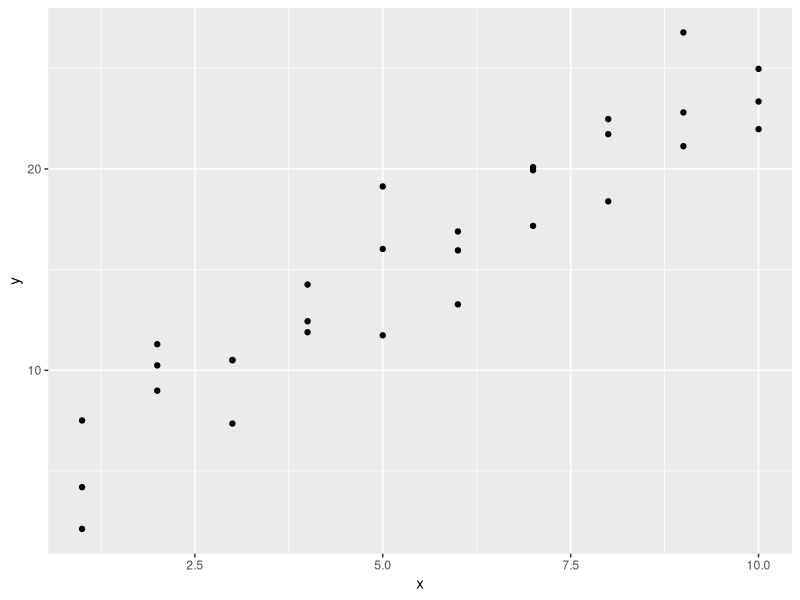
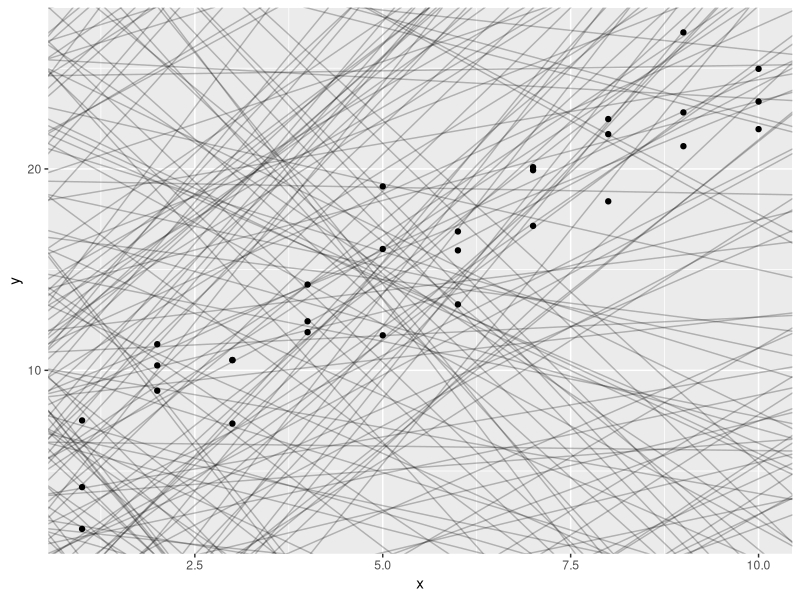
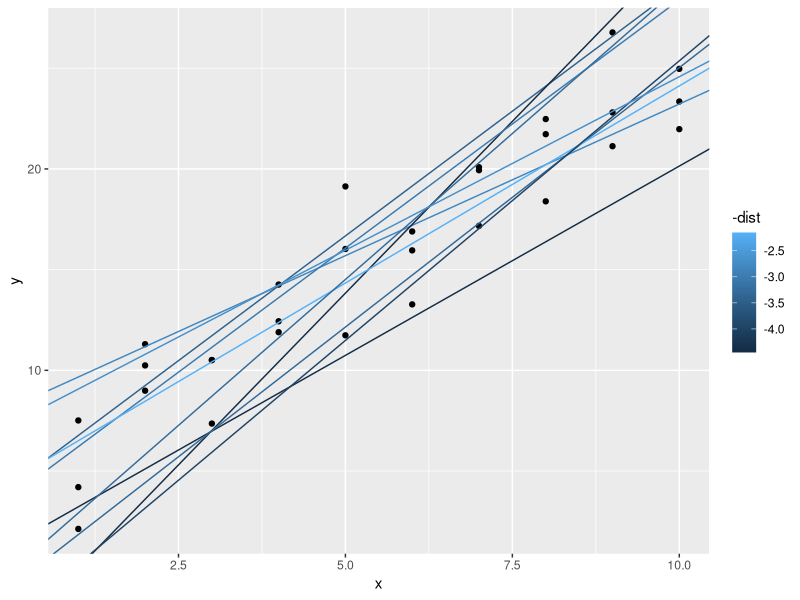
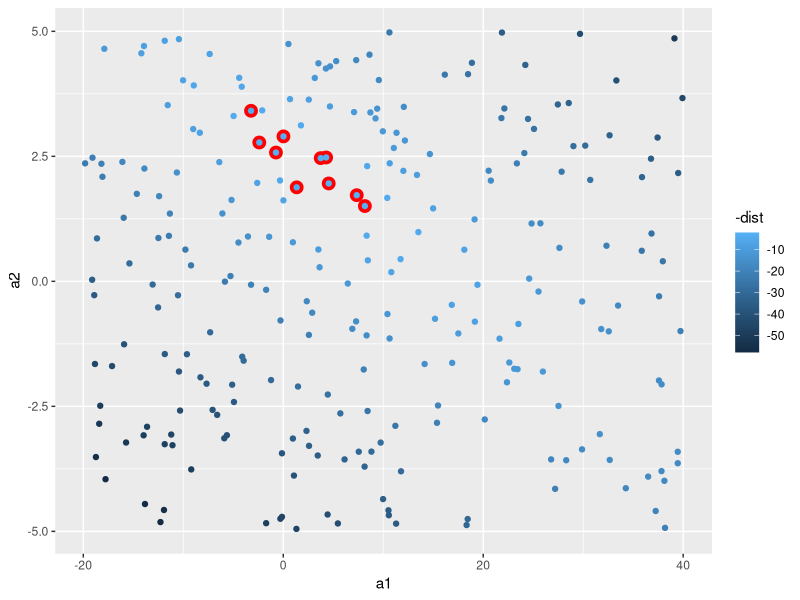
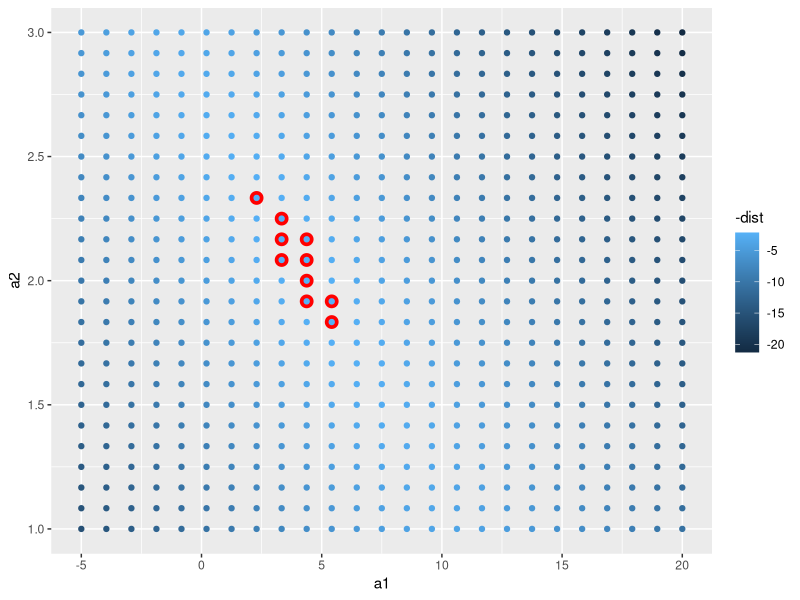
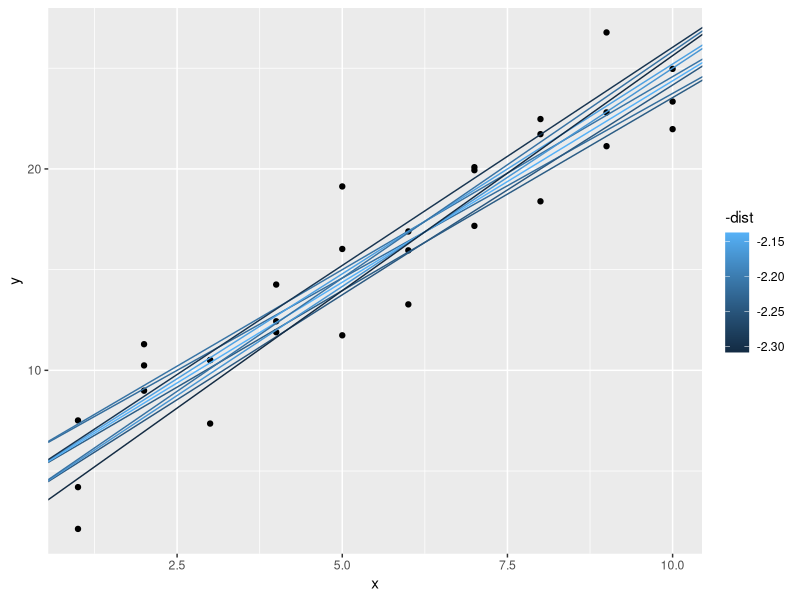
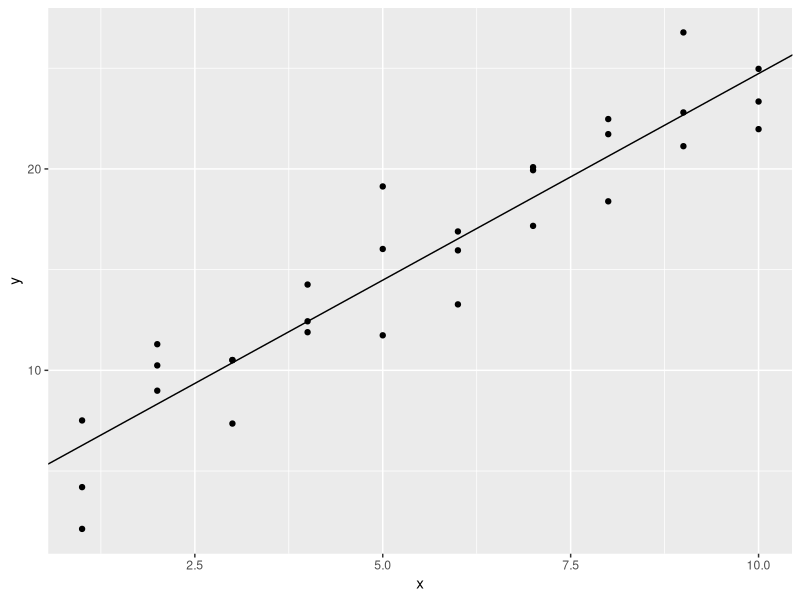
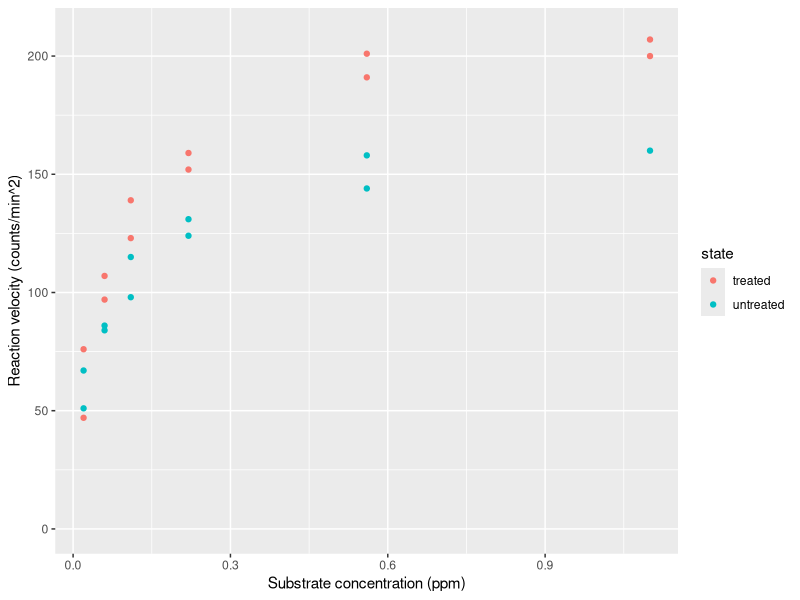

The R script that drew these images, in order:
## ---- chunk 1
knitr::opts_chunk$set(echo = TRUE)
library(tidyverse)
library(modelr)
## ---- chunk 2
p<-ggplot(sim1,aes(x,y))+geom_point()
p
## ---- chunk 3
models<-tibble(
  a1=runif(250,-20,40),
  a2=runif(250,-5,5)
)
p+geom_abline(aes(intercept=a1,slope=a2),data=models,alpha=0.25)
## ---- chunk 4
model1<-function(a,data){
  a[1]+data$x*a[2]
}
#model1(c(7.5,1.5),sim1)
measure_distance<-function(mod,data){
  diff<-data$y-model1(mod,data)
  sqrt(mean(diff^2))
}

measure_distance(c(7.5,1.5),sim1)
## ---- chunk 5
sim1_dist<-function(a1,a2){
  measure_distance(c(a1,a2),sim1)
}
models<-models%>%
  mutate(dist=purrr::map2_dbl(a1,a2,sim1_dist))
## ---- chunk 6
p+geom_abline(
  aes(intercept=a1,slope=a2,color=-dist),
  data=filter(models,rank(dist)<=10)
)
## ---- chunk 7
ggplot(models,aes(a1,a2))+
  geom_point(data=filter(models,rank(dist)<=10),size=4,color="red")+
  geom_point(aes(color=-dist))

## ---- chunk 8
grid<-expand.grid(
  a1=seq(-5,20,length=25),
  a2=seq(1,3,length=25)
)%>%
  mutate(dist=purrr::map2_dbl(a1,a2,sim1_dist))

grid%>%
  ggplot(aes(a1,a2))+
  geom_point(data=filter(grid,rank(dist)<=10),size=4,color="red")+
  geom_point(aes(color=-dist))

## ---- chunk 9
p+geom_abline(
  aes(intercept=a1,slope=a2,color=-dist),
  data=filter(grid,rank(dist)<=10)
)

## ---- chunk 10
best<-optim(c(0,0),measure_distance,data=sim1)
best$par
p+geom_abline(intercept = best$par[1],slope = best$par[2])
## ---- chunk 11
sim1_mod<-lm(y~x,data=sim1)
coef(sim1_mod)
## ---- chunk 12
as_tibble(Puromycin)
summary(Puromycin)

## ---- chunk 13
p<-ggplot(Puromycin,aes(conc,rate,color=state))+
  geom_point()+
  coord_cartesian(ylim=c(0,210))+
  labs(
    x="Substrate concentration (ppm)",
    y="Reaction velocity (counts/min^2)"
  )
p
## ---- chunk 14
treated<-Puromycin%>%
  filter(state=="treated")%>% as_tibble()

untreated<-Puromycin%>%
  filter(state=="untreated")%>% as_tibble()

treated_model<-nls(
  rate~Vm*conc/(Km+conc),
  data=treated,
  start=c(Vm=200,Km=0.05)
)

untreated_model<-nls(
  rate~Vm*conc/(Km+conc),
  data=untreated,
  start=c(Vm=100,Km=0.05)
)
View(untreated_model)
## ---- chunk 15
summary(treated_model)
## ---- chunk 16
confint(treated_model)
confint(untreated_model)
## ---- chunk 17
treated_curve<-tibble(
  conc=seq(0,max(treated$conc),length.out=201),
)%>%
  modelr::add_predictions(treated_model)%>%
  rename(rate=pred)%>%
  mutate(state="treated")

untreated_curve<-tibble(
  conc=seq(0,max(untreated$conc),length.out=201),
)%>%
  modelr::add_predictions(untreated_model)%>%
  rename(rate=pred)%>%
  mutate(state="untreated")

curves<-rbind(treated_curve,untreated_curve)
## ---- chunk 18
p+geom_line(data=curves)
